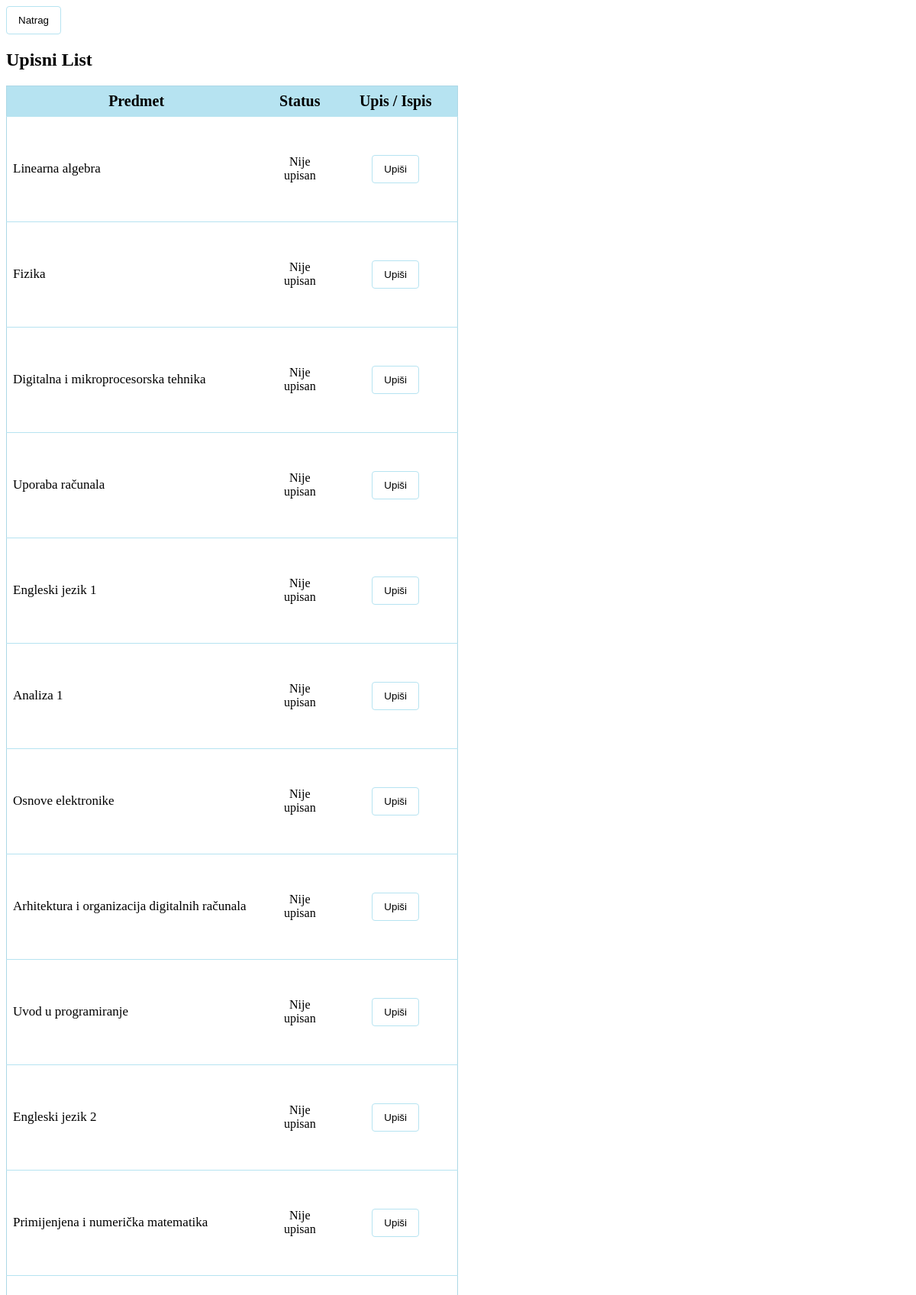
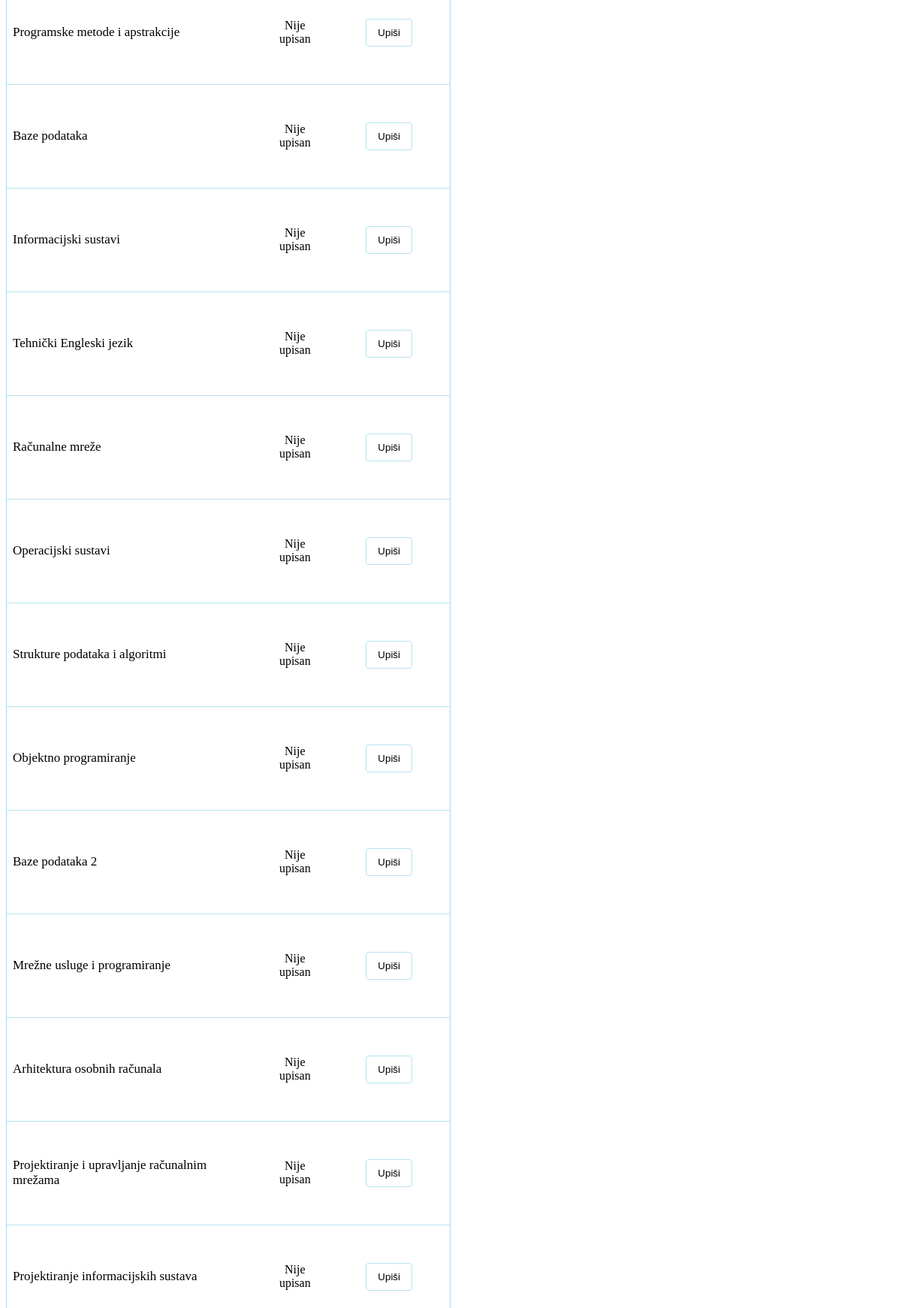
Screenshot of /upisni_list/ (signed in, upper part) with the database file from the repository (2 pictures, top to bottom).
### app/models.py (models this page shows, shortened)
class Predmeti(models.Model):
    name = models.CharField(max_length=255)
    kod = models.CharField(max_length=16)
    program = models.CharField(max_length=255)
    ects = models.IntegerField()
    sem_red = models.IntegerField()
    sem_izv = models.IntegerField()
    IZBORNI_PREDMET = (('Da','Da'), ('Ne','Ne'))
    izborni = models.CharField(max_length=30, choices=IZBORNI_PREDMET, blank=True)
    nositelj = models.ForeignKey(Korisnici, on_delete=models.CASCADE, null=True, blank=True)

### app/views.py (the view)
# urls.py: path('upisni_list/', views.upisni_list, name='upisni_list'),
@login_required
def upisni_list(request):
    student = request.user
    predmeti = Predmeti.objects.all()
    upisani_predmeti = student.upisi_set.all().values_list('predmet_id', flat=True)
    return render(request, 'upisni_list.html', {"predmeti": predmeti, "student": student, "upisani_predmeti": upisani_predmeti})

### app/templates/upisni_list.html (shortened to what this page needs)
{% extends 'base.html' %}
{% block content %}
<button onclick="window.location.href='http://localhost:8000/login_by_user/student/';">Natrag</button>
<h2>Upisni List </h2>
<table>
  {% if predmeti %}
    <thead>
      <tr>
        <th>Predmet</th>
        <th>Status</th>
        <th>Upis / Ispis</th>
      </tr>
    </thead>
    <tbody>
      {% for predmet in predmeti %}
        <tr>
          <td style="text-align: left; font-size: 17px;">{{ predmet.name }}</td>
          <td>
            {% if predmet.id in upisani_predmeti %}
              Upisan
            {% else %}
              Nije upisan
            {% endif %}
          </td>
          <td>
            {% if predmet.id in upisani_predmeti %}
            <form style="border-color: white;" action="{% url 'upis_ili_ispis' predmet.id %}" method="POST">
              {% csrf_token %}
              <button type="submit">Ispiši</button>
              </form>
            {% else %}
              <form style="border-color: white;" action="{% url 'upis_ili_ispis' predmet.id %}" method="POST">
                <button type="submit">Upiši</button>
              </form>
            {% endif %}
          </td>
        </tr>
      {% endfor %}
    </tbody>
{% else %}
<p>Nema dostupnih predmeta.</p>
{% endif %}
</table>
{% endblock %}

### app/templates/base.html (style rules this page uses)
:root { --primary-color: #B6E3F1; --secondary-color: #C5F3C6; --accent-color: #E5D3E8; --highlight-color: #FAD9E9; --highlight2-color: #FDF3B5; --highlight3-color: #FFD6B0; }
button, input[type="submit"] { background-color: white; color: black; padding: 10px 15px; text-align: center; text-decoration: none; cursor: pointer; border: 1px solid var(--primary-color); border-radius: 4px; }
table { border-collapse: collapse; }
th, td { padding: 8px; border-bottom: 1px solid var(--primary-color); color: black; }
thead { background-color: var(--primary-color); color: black; }
form { border: 2px solid var(--primary-color); border-radius: 10px; padding: 20px; width: auto; margin: 20px; color:black; }

### app/templates/upisni_list.html (style rules this page uses)
th { font-size: 20px; }
td { text-align: center; }
table { width: 50%; border: 1px solid lightblue; }

### rows the page displays
Predmeti: name "Linearna algebra", shows "Nije upisan", shows "Upiši"
Predmeti: name "Fizika", shows "Nije upisan", shows "Upiši"
Predmeti: name "Digitalna i mikroprocesorska tehnika", shows "Nije upisan", shows "Upiši"
Predmeti: name "Uporaba računala", shows "Nije upisan", shows "Upiši"
Predmeti: name "Engleski jezik 1", shows "Nije upisan", shows "Upiši"
Predmeti: name "Analiza 1", shows "Nije upisan", shows "Upiši"
Predmeti: name "Osnove elektronike", shows "Nije upisan", shows "Upiši"
Predmeti: name "Arhitektura i organizacija digitalnih računala", shows "Nije upisan", shows "Upiši"
Predmeti: name "Uvod u programiranje", shows "Nije upisan", shows "Upiši"
Predmeti: name "Engleski jezik 2", shows "Nije upisan", shows "Upiši"
Predmeti: name "Primijenjena i numerička matematika", shows "Nije upisan", shows "Upiši"
Predmeti: name "Programske metode i apstrakcije", shows "Nije upisan", shows "Upiši"
Predmeti: name "Baze podataka", shows "Nije upisan", shows "Upiši"
Predmeti: name "Informacijski sustavi", shows "Nije upisan", shows "Upiši"
Predmeti: name "Tehnički Engleski jezik", shows "Nije upisan", shows "Upiši"
Predmeti: name "Računalne mreže", shows "Nije upisan", shows "Upiši"
Predmeti: name "Operacijski sustavi", shows "Nije upisan", shows "Upiši"
Predmeti: name "Strukture podataka i algoritmi", shows "Nije upisan", shows "Upiši"
Predmeti: name "Objektno programiranje", shows "Nije upisan", shows "Upiši"
Predmeti: name "Baze podataka 2", shows "Nije upisan", shows "Upiši"
Predmeti: name "Mrežne usluge i programiranje", shows "Nije upisan", shows "Upiši"
Predmeti: name "Arhitektura osobnih računala", shows "Nije upisan", shows "Upiši"
Predmeti: name "Projektiranje i upravljanje računalnim mrežama", shows "Nije upisan", shows "Upiši"
Predmeti: name "Projektiranje informacijskih sustava", shows "Nije upisan", shows "Upiši"
